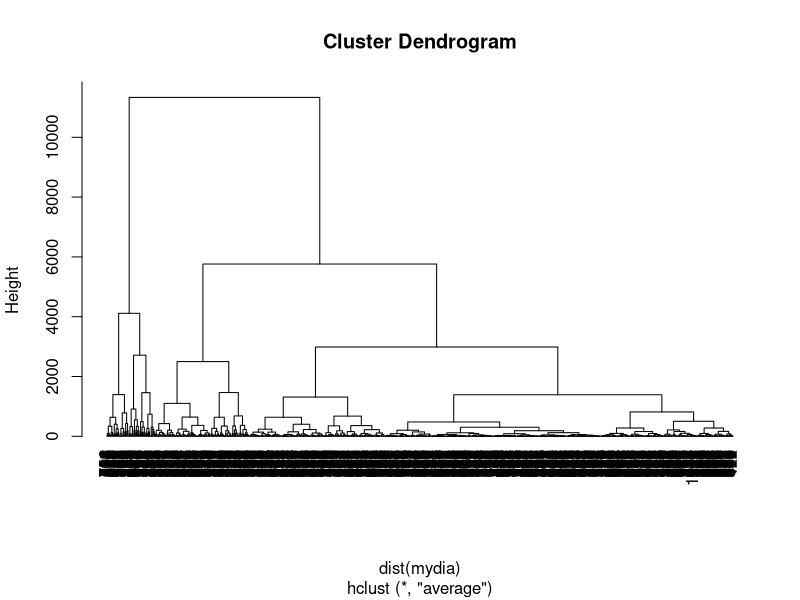

This chart was generated by the following R code:
# 군집화(Clustering)
# 군집화가 너무 많으면 그래프가 보기 어려워질 수 있다.
# 1000개부터 해서 조금씩 늘려보세요.
# 계층적 모델

library(ggplot2)
head(diamonds)
str(diamonds)


t <- sample(1:nrow(diamonds), 1000)
t  # 인덱스 숫자가 1000개 뽑힌다.

test <- diamonds[t, ]   # 1000건만 test에 넣고, 열은 열만큼! 
dim(test)  # (1000, 10)
test


#다시 열 추출
mydia <- test[c("price", "carat", "depth", "table")]
mydia  # subset() 


# hclust() : 계층적 군집화, 원본 데이터X, 'dist(원본데이터)' <- 매트릭스로
# dist() : 거리 매트릭스
# "ave" : average

result <- hclust(dist(mydia), method = "ave") # 거리값을 이용해서 군집화
plot(result, hang = -1)



# 군집화
# 비계층적 모델 

result2 <- kmeans(mydia, 3) # 군집수 = 3
names(result2)
result2


# 군집별 통계
g1 <- subset(mydia, result2$cluster == 1)
summary(g1)

g2 <- subset(mydia, result2$cluster == 2)
g3 <- subset(mydia, result2$cluster == 3)
summary(g2)
summary(g3)
str(mydia)


# 
km.out.withness <- c()
km.out.between <- c()

for (i in 2:7){
  set.seed(1)
  }